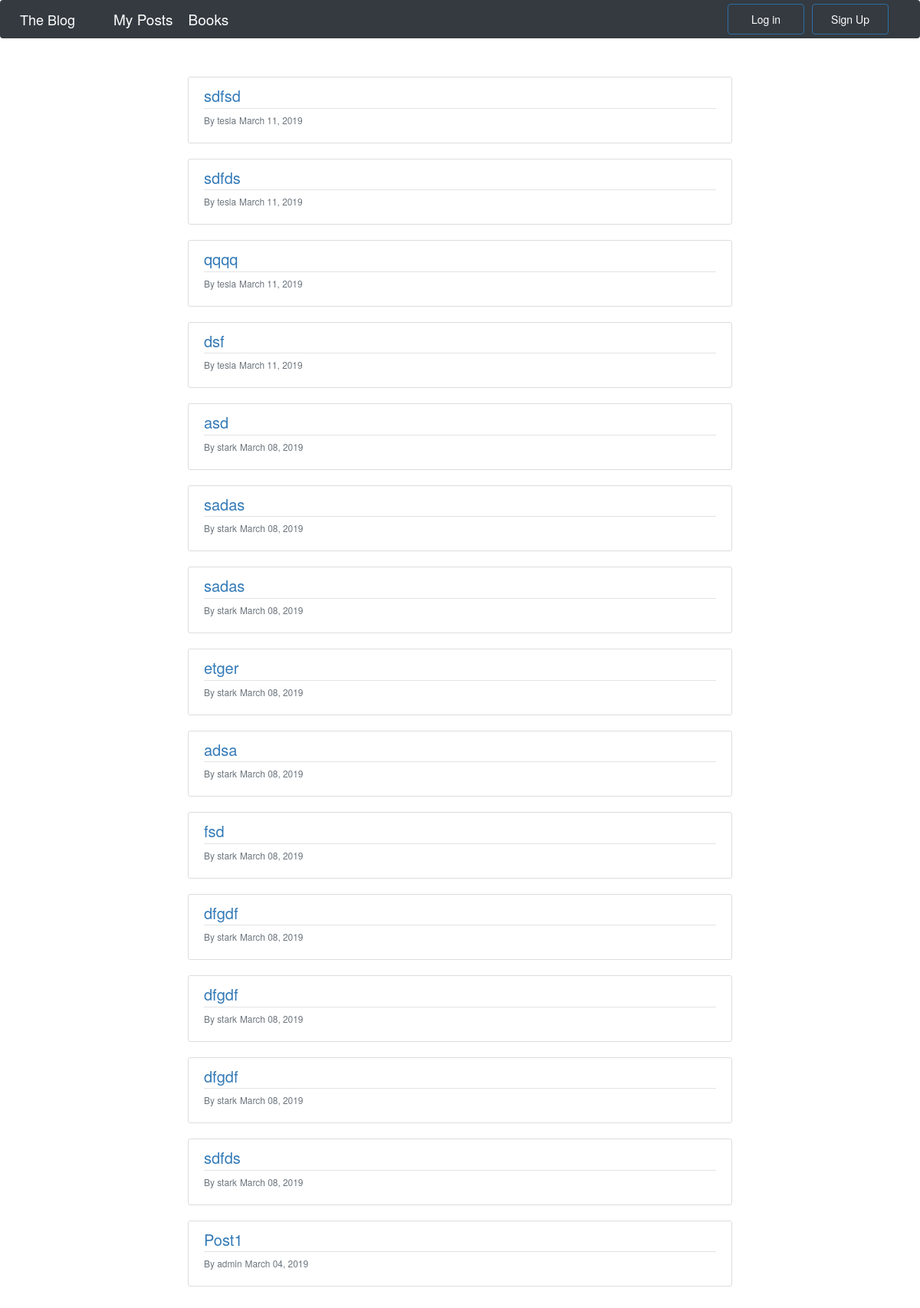
Screenshot of /blog/ with the database file from the repository.
### blog/models.py (models this page shows, shortened)
class Post(models.Model):
    title = models.CharField(max_length=100)
    content = models.TextField()
    date_posted = models.DateTimeField(default=timezone.now)
    author = models.ForeignKey(User, on_delete=models.CASCADE)

### blog/views.py (the view)
# urls.py: path('', PostListView.as_view(), name='blog-home'),
class PostListView(ListView):
    model = Post
    template_name = 'blog/list-view.html'
    context_object_name = 'posts'
    ordering = ['-date_posted']

### blog/templates/blog/list-view.html (shortened to what this page needs)
{% extends 'mysite/base.html' %}
{% block body %}
<div class="body-block">
    {% for object in posts %}
    <article class="media content-section">
        <div class="media-body">
            <div class="article-metadata">
                <a class="mr-2" href="/blog/{{ object.id }}/">{{ object.title }}</a>
            </div>
            <p>
                <small class="text-muted">By {{ object.author }}</small>
                <small class="text-muted">{{ object.date_posted|date:"F d, Y"}}</small>
            </p>
        </div>
    </article>
    {% endfor %}
</div>
{% endblock  %}

### mysite/templates/mysite/base.html (shortened to what this page needs)
{% load staticfiles %}
<html lang="en">
<head>
    <link href="https://stackpath.bootstrapcdn.com/bootstrap/4.3.1/css/bootstrap.min.css"
 rel="stylesheet">
    <link href="{% static 'mysite/style.css' %}" rel="stylesheet" type="text/css">
    <link href="//netdna.bootstrapcdn.com/bootstrap/3.3.7/css/bootstrap.min.css" rel="stylesheet">
</head>
<body>
<div class="top-nav">{% block nav %}
    <nav class="navbar navbar-expand-lg navbar-dark bg-dark">
        <a class="navbar-brand" href="{% url 'blog:blog-home' %}">The Blog</a>
        <div class="collapse navbar-collapse" id="navbarNav">
            <ul class="navbar-nav">
                <li class="nav-item active">
                    <a class="nav-link" href="{% url 'blog:my-posts' %}">My Posts<span class="sr-only">(current)</span></a>
                </li>
                <li class="nav-item active">
                    <a class="nav-link" href="{% url 'books:index' %}">Books<span class="sr-only">(current)</span></a>
                </li>
            </ul>
        </div>
        <div class="nav navbar-nav navbar-right element-right">
            <ul class="navbar-nav navbar-right">
                {% if user.is_authenticated %}
                <li class="nav-item">
                    <a class="btn btn-primary btn-top-nav" href="{% url 'users:profile' %}" role="button">Profile</a>
                <li class="nav-item">
                    <a class="btn btn-primary btn-top-nav" href="{% url 'users:myapp-logout' %}" role="button">Log
                        out</a>
                </li>
                </li>
                {% else %}
                <li class="nav-item">
                    <a class="btn btn-primary btn-top-nav" href="{% url 'users:myapp-login' %}" role="button">Log in</a>
                </li>
                <li class="nav-item">
                    <a class="btn btn-primary btn-top-nav" href="{% url 'users:myapp-signup' %}" role="button">Sign
                        Up</a>
                </li>
                {% endif %}
            </ul>
        </div>
</nav>
{% endblock %}
</div>
<div class="top-container">{% block top %}{% endblock %}</div>
<div class="container list-body">
    {% block body %}
    {% endblock %}
</div>
</body>
</html>

### mysite/static/mysite/style.css (style rules this page uses)
body { background: white; background-size: 1500px; }
a { color: 343a40; text-decoration: none; font-size: 20px; }
.body-block { padding: 30px 200px 50px 200px; list-style-type: none; }
li { padding: 5px; }
.bg-dark { height: 50px; }
.nav-link { font-size: 19px; }
.btn-top-nav { float: right; background-color: #343a40 !important; width: 100px !important; height: 40px !important; padding-top: 9px !important; }
.navbar-right { padding-bottom: 0px; padding-top: 0px; margin-right: 10px !important; }
body { background: #fafafa; color: #333333; margin-top: 5rem; }
ul { margin: 0; }
.content-section { background: #ffffff; padding: 10px 20px; border: 1px solid #dddddd; border-radius: 3px; margin-bottom: 20px; }
.article-metadata { padding-bottom: 1px; margin-bottom: 4px; border-bottom: 1px solid #e3e3e3 }
.top-container { float: right; padding: 1% 9% 0 0; }
.list-body { width: 65%; }
.element-right { position: absolute; right: 15px; }

### rows the page displays
Post: title "sdfsd", author "tesla", date_posted "March 11, 2019"
Post: title "sdfds", author "tesla", date_posted "March 11, 2019"
Post: title "qqqq", author "tesla", date_posted "March 11, 2019"
Post: title "dsf", author "tesla", date_posted "March 11, 2019"
Post: title "asd", author "stark", date_posted "March 08, 2019"
Post: title "sadas", author "stark", date_posted "March 08, 2019"
Post: title "sadas", author "stark", date_posted "March 08, 2019"
Post: title "etger", author "stark", date_posted "March 08, 2019"
Post: title "adsa", author "stark", date_posted "March 08, 2019"
Post: title "fsd", author "stark", date_posted "March 08, 2019"
Post: title "dfgdf", author "stark", date_posted "March 08, 2019"
Post: title "dfgdf", author "stark", date_posted "March 08, 2019"
Post: title "dfgdf", author "stark", date_posted "March 08, 2019"
Post: title "sdfds", author "stark", date_posted "March 08, 2019"
Post: title "Post1", author "admin", date_posted "March 04, 2019"
